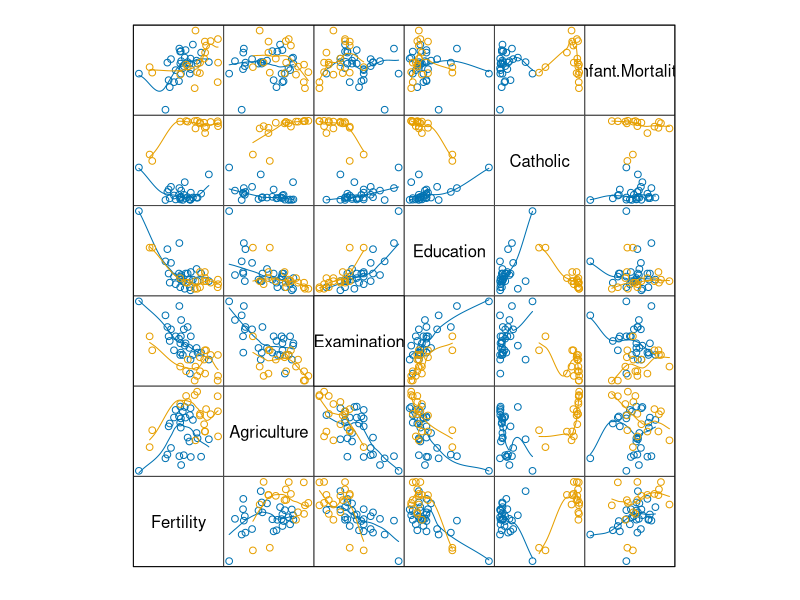
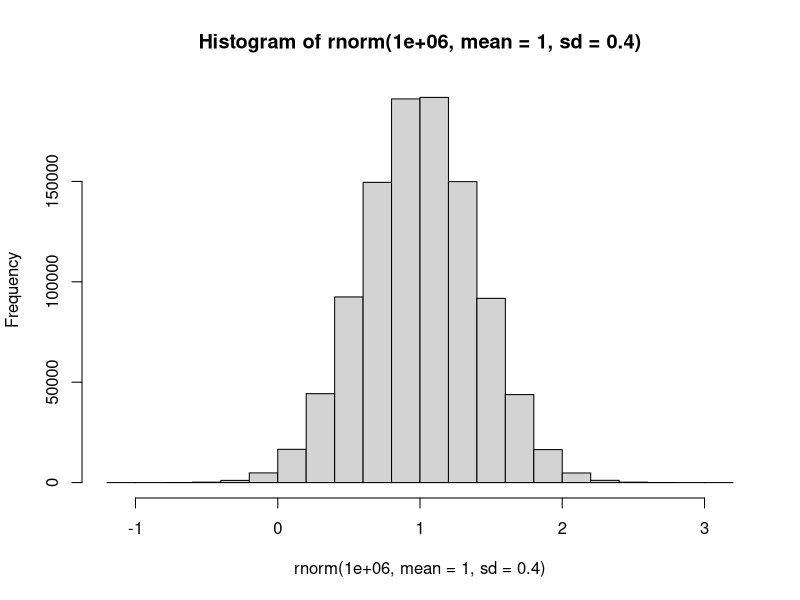
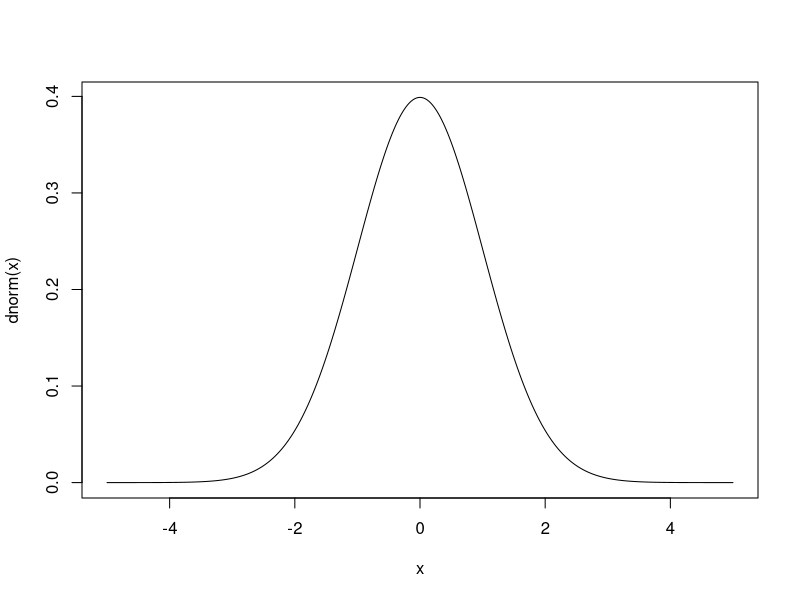
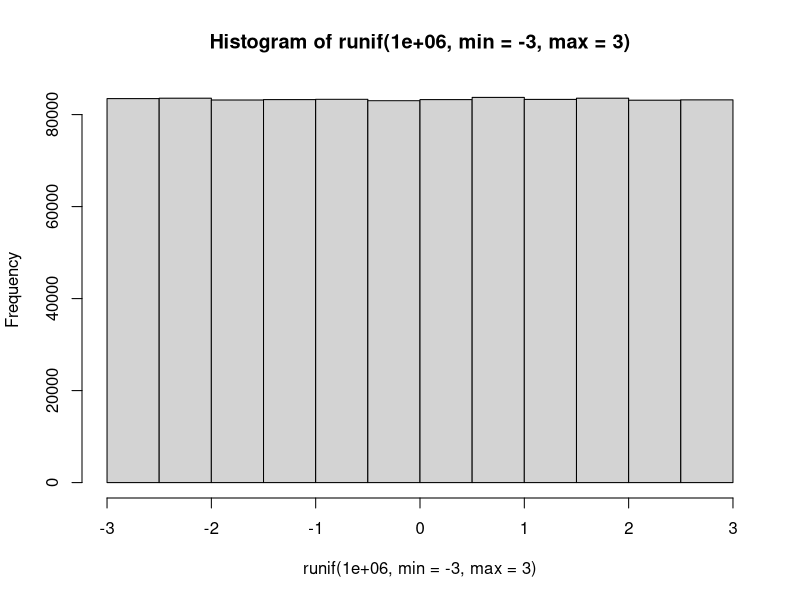
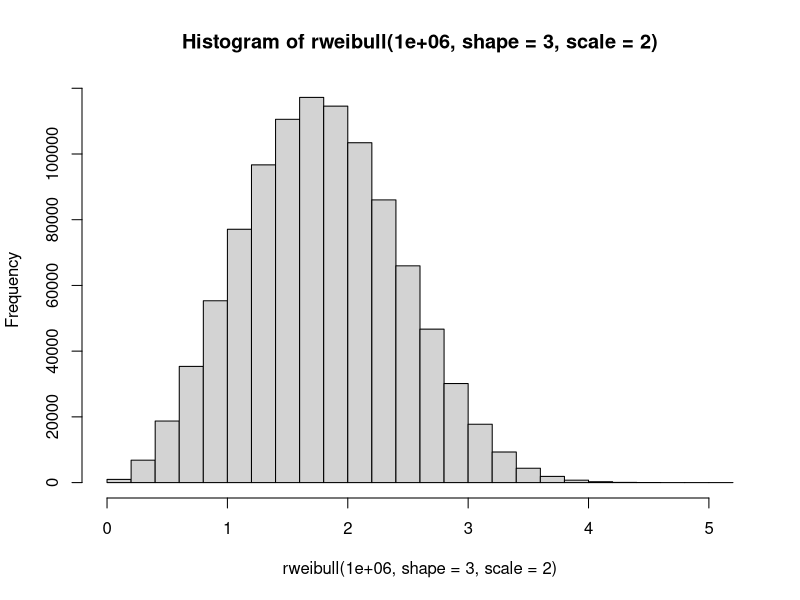
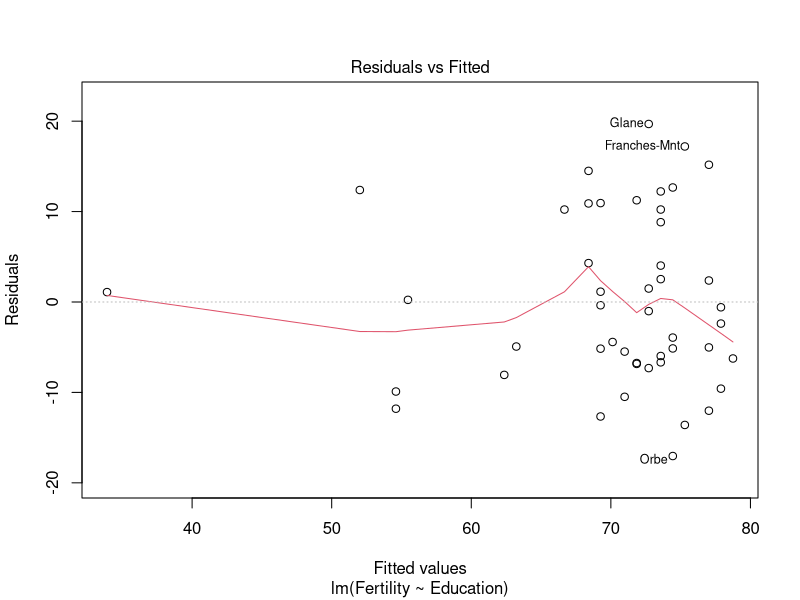

These charts were generated, in order, by the following R code:
                                                                                                                                                                                                                      #                                                                                                                                                                                       dddddddd                         
#BBBBBBBBBBBBBBBBB                                                           222222222222222    RRRRRRRRRRRRRRRRR      SSSSSSSSSSSSSSS      tttt                                        d::::::d  iiii                   
#B::::::::::::::::B                                                         2:::::::::::::::22  R::::::::::::::::R   SS:::::::::::::::S  ttt:::t                                        d::::::d i::::i                  
#B::::::BBBBBB:::::B                                                        2::::::222222:::::2 R::::::RRRRRR:::::R S:::::SSSSSS::::::S  t:::::t                                        d::::::d  iiii                   
#BB:::::B     B:::::B                                                       2222222     2:::::2 RR:::::R     R:::::RS:::::S     SSSSSSS  t:::::t                                        d:::::d                          
#  B::::B     B:::::B   ooooooooooo   rrrrr   rrrrrrrrr   nnnn  nnnnnnnn                2:::::2   R::::R     R:::::RS:::::S        ttttttt:::::ttttttt    uuuuuu    uuuuuu      ddddddddd:::::d iiiiiii    ooooooooooo   
#  B::::B     B:::::B oo:::::::::::oo r::::rrr:::::::::r  n:::nn::::::::nn              2:::::2   R::::R     R:::::RS:::::S        t:::::::::::::::::t    u::::u    u::::u    dd::::::::::::::d i:::::i  oo:::::::::::oo 
#  B::::BBBBBB:::::B o:::::::::::::::or:::::::::::::::::r n::::::::::::::nn          2222::::2    R::::RRRRRR:::::R  S::::SSSS     t:::::::::::::::::t    u::::u    u::::u   d::::::::::::::::d  i::::i o:::::::::::::::o
#  B:::::::::::::BB  o:::::ooooo:::::orr::::::rrrrr::::::rnn:::::::::::::::n    22222::::::22     R:::::::::::::RR    SS::::::SSSSStttttt:::::::tttttt    u::::u    u::::u  d:::::::ddddd:::::d  i::::i o:::::ooooo:::::o
#  B::::BBBBBB:::::B o::::o     o::::o r:::::r     r:::::r  n:::::nnnn:::::n  22::::::::222       R::::RRRRRR:::::R     SSS::::::::SS    t:::::t          u::::u    u::::u  d::::::d    d:::::d  i::::i o::::o     o::::o
#  B::::B     B:::::Bo::::o     o::::o r:::::r     rrrrrrr  n::::n    n::::n 2:::::22222          R::::R     R:::::R       SSSSSS::::S   t:::::t          u::::u    u::::u  d:::::d     d:::::d  i::::i o::::o     o::::o
#  B::::B     B:::::Bo::::o     o::::o r:::::r              n::::n    n::::n2:::::2               R::::R     R:::::R            S:::::S  t:::::t          u::::u    u::::u  d:::::d     d:::::d  i::::i o::::o     o::::o
#  B::::B     B:::::Bo::::o     o::::o r:::::r              n::::n    n::::n2:::::2               R::::R     R:::::R            S:::::S  t:::::t    ttttttu:::::uuuu:::::u  d:::::d     d:::::d  i::::i o::::o     o::::o
#BB:::::BBBBBB::::::Bo:::::ooooo:::::o r:::::r              n::::n    n::::n2:::::2       222222RR:::::R     R:::::RSSSSSSS     S:::::S  t::::::tttt:::::tu:::::::::::::::uud::::::ddddd::::::ddi::::::io:::::ooooo:::::o
#B:::::::::::::::::B o:::::::::::::::o r:::::r              n::::n    n::::n2::::::2222222:::::2R::::::R     R:::::RS::::::SSSSSS:::::S  tt::::::::::::::t u:::::::::::::::u d:::::::::::::::::di::::::io:::::::::::::::o
#B::::::::::::::::B   oo:::::::::::oo  r:::::r              n::::n    n::::n2::::::::::::::::::2R::::::R     R:::::RS:::::::::::::::SS     tt:::::::::::tt  uu::::::::uu:::u  d:::::::::ddd::::di::::::i oo:::::::::::oo 
#BBBBBBBBBBBBBBBBB      ooooooooooo    rrrrrrr              nnnnnn    nnnnnn22222222222222222222RRRRRRRR     RRRRRRR SSSSSSSSSSSSSSS         ttttttttttt      uuuuuuuu  uuuu   ddddddddd   dddddiiiiiiii   ooooooooooo   
#                                                                                                                                                                                                                        
#                                                                                                               Ismael Hernández Clemente - ismael.hernandez@live.u-tad.com | ismherna@student.42madrid.com - 06/11/2024                                                                                                                           
## Conjunto de datos: swiss


data(swiss)

summary(swiss)

library(lattice)
splom(swiss, pscale=0, type=c('p', 'smooth'),
      groups=swiss$Catholic > 50, xlab='')

## Resumen de  información

summary(swiss)

## Media

mean(swiss$Fertility)

colMeans(swiss)

## Desviación Estándar


sd(swiss$Fertility)

sapply(swiss, sd)

## Otras


median(swiss$Fertility)

mad(swiss$Fertility)

IQR(swiss$Fertility)

## Distribución Normal

rnorm(10, mean = 1, sd = .4)

hist(rnorm(1e6, mean = 1, sd = .4))

## Distribución Normal

x <- seq( -5, 5, by =.01)
plot(x, dnorm(x), type = 'l')

## Distribución Uniforme


runif(10, min=-3, max=3)

hist(runif(1e6, min = -3, max = 3))

## Distribución de Weibull

rweibull(n=10, shape = 3, scale = 2)

hist(rweibull(1e6, shape = 3, scale = 2))

## Muestreo aleatorio


x <- seq(1, 100, length = 10)
x



## - Sin reemplazo

sample(x)

sample(x, 5)



## - Con reemplazo

sample(x, 5, replace = TRUE)

## Para muestra única

## - t de Student

t.test(swiss$Fertility, mu=70)



## - Wilcoxon (no paramétrico)

wilcox.test(swiss$Fertility, mu=70)

## Para muestras pareadas

Religion <- ifelse(swiss$Catholic > 50,
                   'Catholic', 'Protestant')



## - t de Student

t.test(Fertility ~ Religion, data=swiss)

## Para muestras pareadas
## - Wilcoxon

wilcox.test(Fertility ~ Religion, data=swiss)

## Fertilidad y educación

lmFertEdu <- lm(Fertility ~ Education,
              data = swiss)
summary(lmFertEdu)

## Fertilidad y educación

coef(lmFertEdu)

fitted.values(lmFertEdu)

## Fertilidad y educación

residuals(lmFertEdu)

## Fertilidad y educación

plot(lmFertEdu, which = 1)

## Fertilidad, educación y religión

lmFertEduCat <- lm(Fertility ~ Education + Catholic,
                   data = swiss)
summary(lmFertEduCat)

## Lo mismo con =update=

lmFertEduCat <- update(lmFertEdu, . ~ . + Catholic,
                       data = swiss)
summary(lmFertEduCat)

## Fertilidad, educación, religión y agricultura

lmFertEduCatAgr <- lm(Fertility ~ Education + Catholic + Agriculture,
                      data = swiss)
summary(lmFertEduCatAgr)

## Lo mismo con =update=

lmFertEduCatAgr <- update(lmFertEduCat,
                          . ~ . + Agriculture,
                          data = swiss)
summary(lmFertEduCatAgr)

## Lo mismo con =update=

lmFertEduCatAgr <- update(lmFertEdu,
                          . ~ . + Catholic + Agriculture,
                          data = swiss)
summary(lmFertEduCatAgr)

## Comparamos modelos con =anova=

anova(lmFertEdu, lmFertEduCat, lmFertEduCatAgr)

## Fertilidad contra todo

lmFert <- lm(Fertility ~ ., data=swiss)

summary(lmFert)

## Elegir un modelo con =anova=

anova(lmFert)

## Elegir un modelo con =step=

stepFert <- step(lmFert)

## Elegir un modelo

summary(stepFert)

## Elegir un modelo

stepFert$anova
